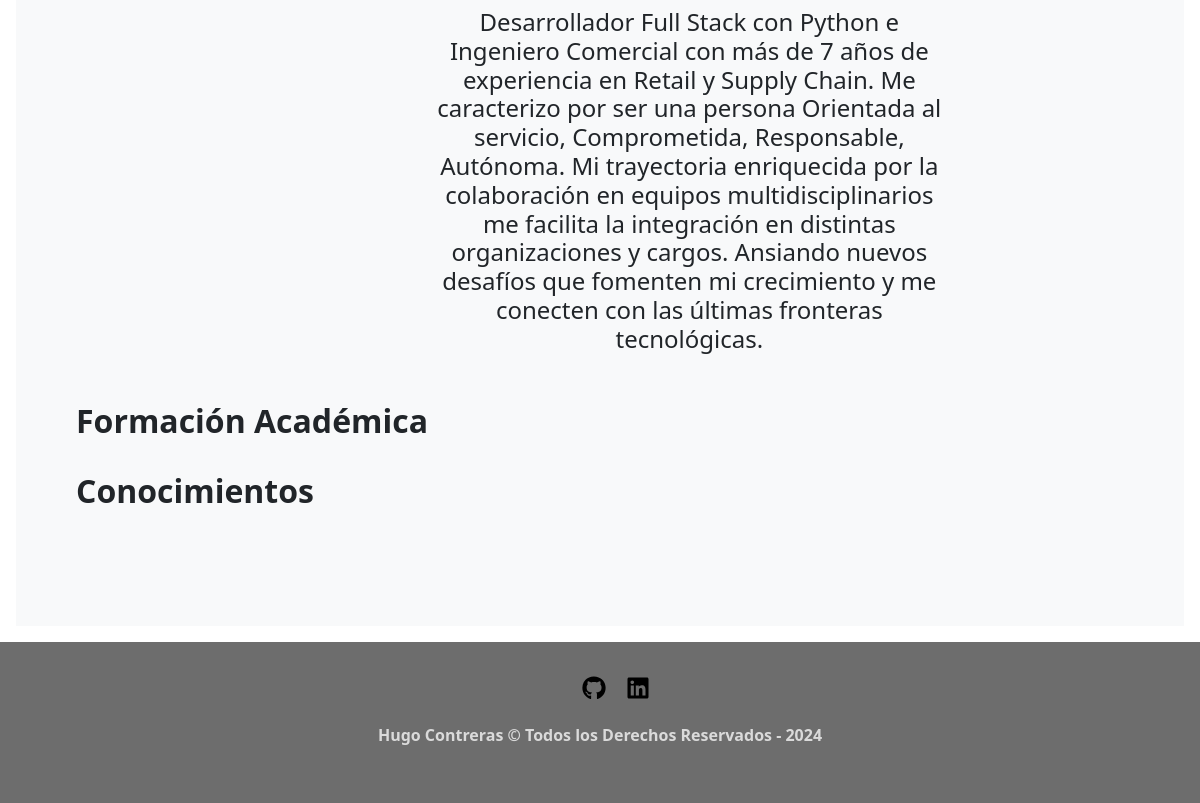
Page /about/ (lower part) on the earlier database version.
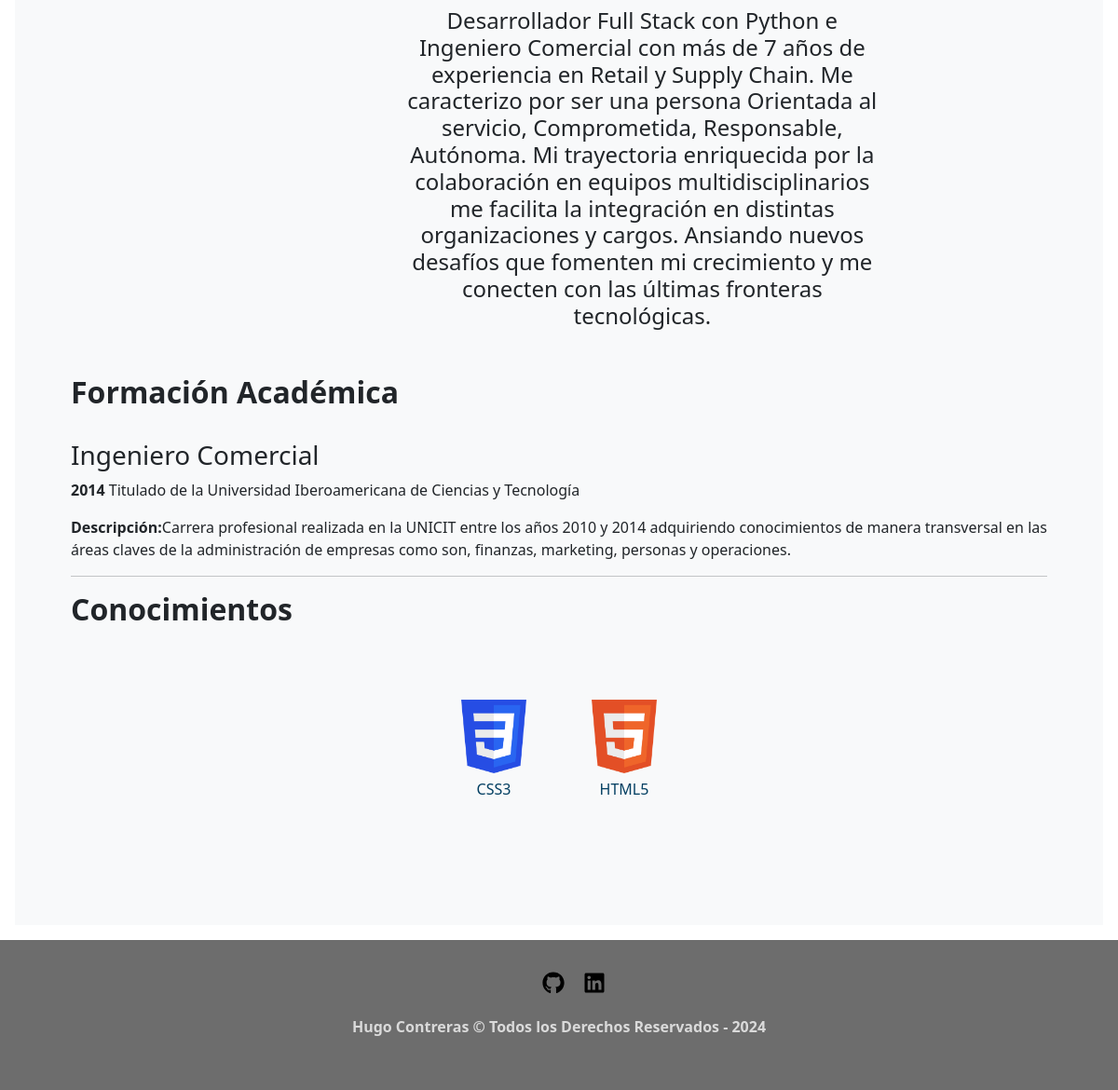
Same page on the later database version.
### about/models.py (models this page shows, shortened)
class Course(models.Model):
    title = models.CharField(max_length=150)
    year = models.IntegerField()
    Institution = models.TextField()
    Description = models.TextField()
    created = models.DateTimeField(auto_now_add=True)
    update = models.DateTimeField(auto_now=True)
    class Meta:
        ordering = ['-created']

class Skill(models.Model):
    title = models.CharField(max_length=150)
    image = models.ImageField(upload_to='about')
    created = models.DateTimeField(auto_now_add=True)
    update = models.DateTimeField(auto_now=True)
    class Meta:
        ordering = ['-created']

### about/views.py (the view)
# urls.py: path('about/', about_views.about, name='about'),
def about(request):
    courses = Course.objects.all()
    skills = Skill.objects.all()
    return render(request, 'about/about.html', {'courses':courses, 'skills':skills})

### templates/about/about.html (shortened to what this page needs)
{% extends 'core/base.html' %}
{% block content %}
<div class="row d-flex img-text" id="about">
    <div class="col-4 offset-md-auto bg-transparent">
    </div>
    <div class="col-6 d-flex align-middle prof-text" id="text-about">
        <h4 class="text-center centrar-h4">Desarrollador Full Stack con Python e Ingeniero Comercial con más de 7 años de experiencia
            en Retail y Supply Chain. Me caracterizo por ser una persona Orientada al servicio, Comprometida, Responsable, Autónoma.
            Mi trayectoria enriquecida por la colaboración en equipos multidisciplinarios me facilita la integración en distintas organizaciones
             y cargos. Ansiando nuevos desafíos que fomenten mi crecimiento y me conecten con las últimas fronteras tecnológicas.</h4>
    </div>
</div>
<div class="row d-flex pt-5">
    <div class="col-12">
        <h2 class="fw-bold">Formación Académica</h2><br>
        {% for course in courses %}
        <h3>{{ course.title }}</h3>
            <p><strong>{{ course.year }}</strong> {{ course.Institution }}</p>
            <p><strong>Descripción:</strong>{{ course.Description }}</p>
            <hr>
        {% endfor %}
        <h2 class="fw-bold">Conocimientos</h2>
        <section class="skills" id="skills">
            <div class="skills__container" id="skills">
                {% for skill in skills %}
                <div class="card__skills">
                    <div class="skill__thumbnail">
                        <img class="skill__logo" src='{{ skill.image.url }}' alt="html5" width="70px">
                    </div>
                    <div class="skill__texto">
                        <p class="skill__titulo">{{ skill.title }}</p>
                    </div>
                </div>
                {% endfor %}
            </div>
        </section>
    </div>
</div>
{% endblock content %}

Differences in the rows shown:
added Course: title "Ingeniero Comercial", year "2014", Institution "Titulado de la Universidad Iberoamericana de Ciencias y Tecnología", Description "Carrera profesional realizada en la UNICIT entre los años 2010 y 2014 adquiriendo conocimientos de manera transversal en las áreas claves de la administración de empresas como son, finanzas, marketing, personas y operaciones."
added Skill: image (picture), title "CSS3"
added Skill: image (picture), title "HTML5"
